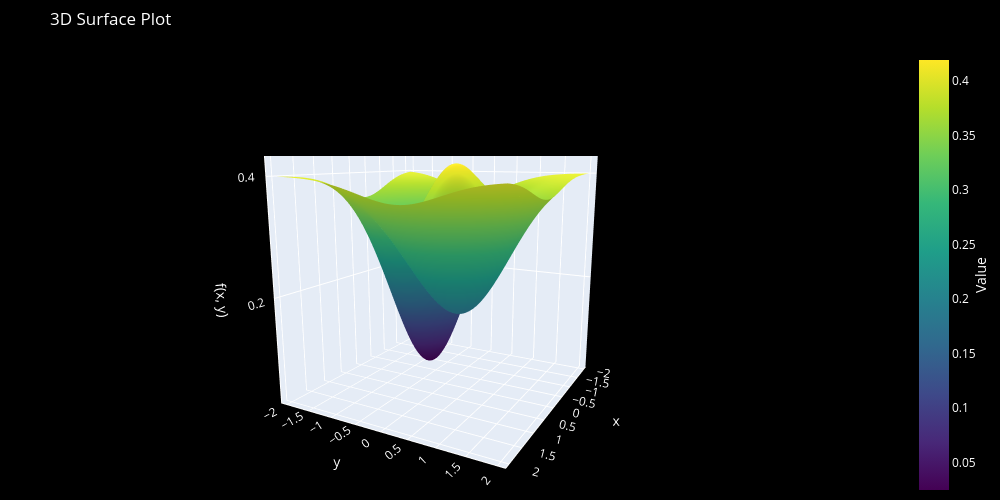

Notebook code for this chart:
### Markdown cell above
## A function with a local and a global minimum (and saddle points)

### Code cell
def g(x,y):
    return 2/5 -(1/10)*(5*x**2 + 5*y**2 + 6*x*y - x - 2*y)*torch.exp(-(x**2+y**2))

x = torch.linspace(-2,2,100).requires_grad_(True)
y = torch.linspace(-2,2,100).requires_grad_(True)

plot_3D(x,y,g)

### Figure 1 — Plotly figure (JSON) as saved in the notebook; plotly's stock layout.template omitted (floating-point values rounded to 4 significant figures; data arrays with more than 128 entries replaced by an {"elided": "..."} marker saying what was removed)
{"data": [{"colorbar": {"tickfont": {"color": "white"}, "title": {"font": {"color": "white"}, "side": "right", "text": "Value"}}, "colorscale": [[0, "#440154"], [0.1111, "#482878"], [0.2222, "#3e4989"], [0.3333, "#31688e"], [0.4444, "#26828e"], [0.5556, "#1f9e89"], [0.6667, "#35b779"], [0.7778, "#6ece58"], [0.8889, "#b5de2b"], [1, "#fde725"]], "showscale": true, "type": "surface", "x": {"elided": "100x100 float values"}, "y": {"elided": "100x100 float values"}, "z": {"elided": "100x100 float values"}}], "layout": {"height": 500, "margin": {"b": 0, "l": 0, "r": 0, "t": 50}, "paper_bgcolor": "black", "plot_bgcolor": "black", "scene": {"bgcolor": "black", "camera": {"eye": {"x": 2, "y": 1.1, "z": 0.5}}, "xaxis": {"linecolor": "white", "linewidth": 2, "showgrid": true, "showline": true, "tickfont": {"color": "white"}, "title": {"font": {"color": "white"}, "text": "x"}}, "yaxis": {"linecolor": "white", "linewidth": 2, "showgrid": true, "showline": true, "tickfont": {"color": "white"}, "title": {"font": {"color": "white"}, "text": "y"}}, "zaxis": {"linecolor": "white", "linewidth": 2, "showgrid": true, "showline": true, "tickfont": {"color": "white"}, "title": {"font": {"color": "white"}, "text": "f(x, y)"}}}, "title": {"font": {"color": "white"}, "text": "3D Surface Plot"}, "width": 1000}}
